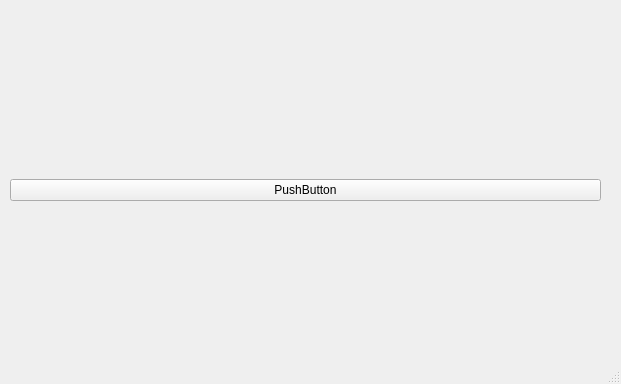
<?xml version="1.0" encoding="UTF-8"?>
<ui version="4.0">
 <class>test</class>
 <widget class="QMainWindow" name="test">
  <property name="geometry">
   <rect>
    <x>0</x>
    <y>0</y>
    <width>621</width>
    <height>384</height>
   </rect>
  </property>
  <property name="windowTitle">
   <string>MainWindow</string>
  </property>
  <widget class="QWidget" name="centralwidget">
   <widget class="QWidget" name="verticalLayoutWidget">
    <property name="geometry">
     <rect>
      <x>10</x>
      <y>10</y>
      <width>591</width>
      <height>341</height>
     </rect>
    </property>
    <layout class="QVBoxLayout" name="verticalLayout">
     <item>
      <spacer name="horizontalSpacer">
       <property name="orientation">
        <enum>Qt::Horizontal</enum>
       </property>
       <property name="sizeHint" stdset="0">
        <size>
         <width>40</width>
         <height>20</height>
        </size>
       </property>
      </spacer>
     </item>
     <item>
      <widget class="QPushButton" name="pushButton">
       <property name="text">
        <string>PushButton</string>
       </property>
      </widget>
     </item>
    </layout>
   </widget>
  </widget>
  <widget class="QStatusBar" name="statusbar"/>
 </widget>
 <resources/>
 <connections/>
</ui>
